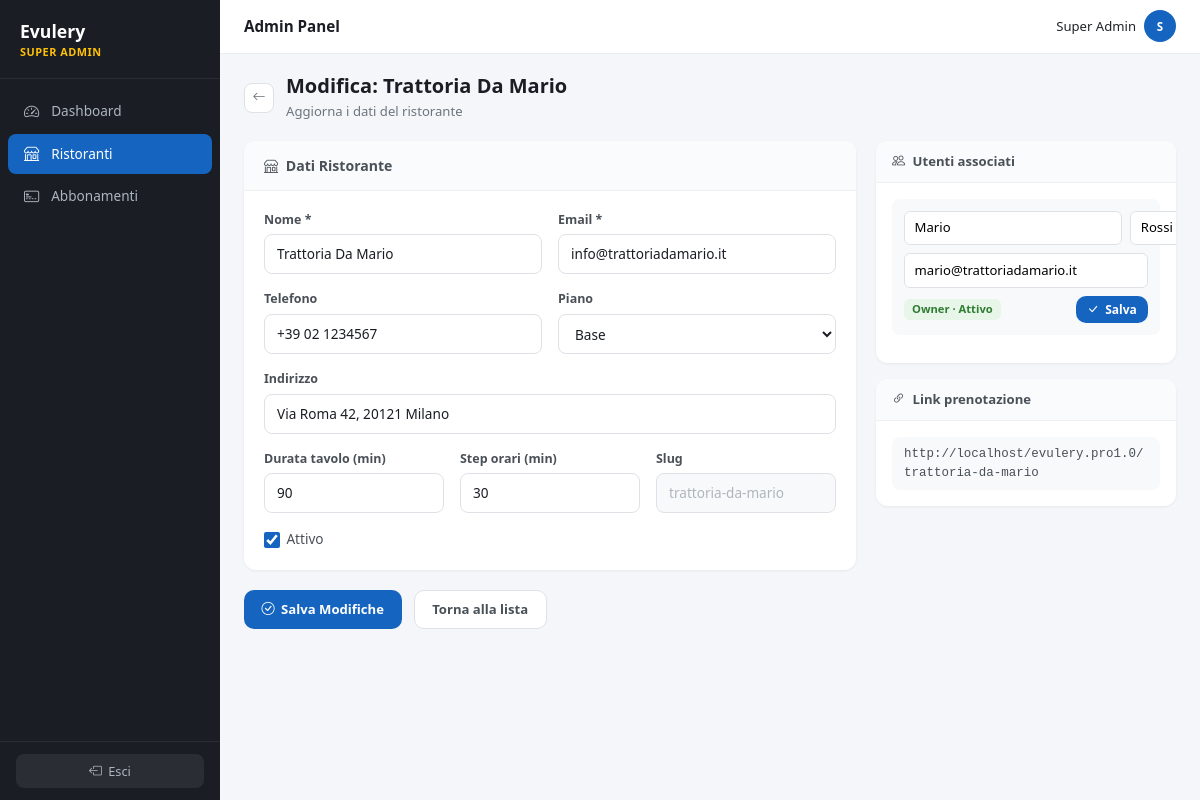
The page /admin/tenants/1/edit (signed in) on the database its author committed.
### tables this page shows
CREATE TABLE IF NOT EXISTS `tenants` (
    `id`                    INT UNSIGNED AUTO_INCREMENT PRIMARY KEY,
    `slug`                  VARCHAR(100) NOT NULL UNIQUE,
    `name`                  VARCHAR(255) NOT NULL,
    `email`                 VARCHAR(255) NOT NULL,
    `phone`                 VARCHAR(30) DEFAULT NULL,
    `address`               VARCHAR(500) DEFAULT NULL,
    `logo_url`              VARCHAR(500) DEFAULT NULL,
    `custom_domain`         VARCHAR(255) DEFAULT NULL UNIQUE,
    `domain_status`         ENUM('none','dns_pending','linked') NOT NULL DEFAULT 'none',
    `cname_target`          VARCHAR(255) DEFAULT NULL,
    `plan`                  ENUM('base','deposit','custom') NOT NULL DEFAULT 'base',
    `plan_price`            DECIMAL(8,2) NOT NULL DEFAULT 49.00,
    `stripe_account_id`     VARCHAR(255) DEFAULT NULL,
    `deposit_enabled`       TINYINT(1) NOT NULL DEFAULT 0,
    `deposit_amount`        DECIMAL(8,2) DEFAULT NULL,
    `cancellation_policy`   TEXT DEFAULT NULL,
    `table_duration`        INT UNSIGNED NOT NULL DEFAULT 90,
    `time_step`             INT UNSIGNED NOT NULL DEFAULT 30,
    `booking_advance_min`   INT UNSIGNED NOT NULL DEFAULT 0,
    `booking_advance_max`   INT UNSIGNED NOT NULL DEFAULT 60,
    `timezone`              VARCHAR(50) NOT NULL DEFAULT 'Europe/Rome',
    `is_active`             TINYINT(1) NOT NULL DEFAULT 0,
    `created_at`            DATETIME NOT NULL DEFAULT CURRENT_TIMESTAMP,
    `updated_at`            DATETIME NOT NULL DEFAULT CURRENT_TIMESTAMP ON UPDATE CURRENT_TIMESTAMP,

    INDEX `idx_slug` (`slug`),
    INDEX `idx_custom_domain` (`custom_domain`),
    INDEX `idx_is_active` (`is_active`)
);

CREATE TABLE IF NOT EXISTS `users` (
    `id`                INT UNSIGNED AUTO_INCREMENT PRIMARY KEY,
    `tenant_id`         INT UNSIGNED DEFAULT NULL,
    `email`             VARCHAR(255) NOT NULL UNIQUE,
    `password_hash`     VARCHAR(255) NOT NULL,
    `first_name`        VARCHAR(100) NOT NULL,
    `last_name`         VARCHAR(100) NOT NULL,
    `role`              ENUM('super_admin','owner','staff') NOT NULL DEFAULT 'owner',
    `is_active`         TINYINT(1) NOT NULL DEFAULT 1,
    `last_login_at`     DATETIME DEFAULT NULL,
    `created_at`        DATETIME NOT NULL DEFAULT CURRENT_TIMESTAMP,
    `updated_at`        DATETIME NOT NULL DEFAULT CURRENT_TIMESTAMP ON UPDATE CURRENT_TIMESTAMP,

    INDEX `idx_tenant_id` (`tenant_id`),
    INDEX `idx_email` (`email`),
    FOREIGN KEY (`tenant_id`) REFERENCES `tenants`(`id`) ON DELETE CASCADE
);

### app/Controllers/Admin/TenantsController.php (called while the page is built, shortened)
<?php
class TenantsController
{
    public function edit(Request $request): void
    {
        $id = (int)$request->param('id');
        $tenant = (new Tenant())->findById($id);
        $users = (new User())->findByTenant($id);
        view('admin/tenants/edit', [
            'title'      => 'Modifica Ristorante',
            'activeMenu' => 'tenants',
            'tenant'     => $tenant,
            'users'      => $users,
        ], 'admin');
    }
}

### app/Core/App.php (called while the page is built, shortened)
<?php
class App
{
    private Router $router;
    private Request $request;
    public function __construct()
    {
        $this->request = new Request();
        $this->router = new Router();
    }
    public function run(): void
    {
        $method = $this->request->method();
        $uri = $this->request->uri();
        $match = $this->router->resolve($method, $uri);
        $this->request->setParams($match['params']);
        [$controllerClass, $action] = $match['handler'];
        $controller = new $controllerClass();
        $controller->$action($this->request);
    }
}

### public/index.php (called while the page is built, shortened)
<?php
try {
    $app = new \App\Core\App();
    $app->boot();
    $app->run();
} catch (\Throwable $e) {
    app_log($e->getMessage() . ' in ' . $e->getFile() . ':' . $e->getLine(), 'error');
    \App\Core\Response::serverError($e->getMessage());
}

### app/Helpers/functions.php (called while the page is built, shortened)
<?php
function env(string $key, mixed $default = null): mixed
{
    return $_ENV[$key] ?? $default;
}
function url(string $path = ''): string
{
    $base = rtrim(env('APP_URL', ''), '/');
    return $base . '/' . ltrim($path, '/');
}
function e(?string $value): string
{
    return htmlspecialchars($value ?? '', ENT_QUOTES, 'UTF-8');
}

### config/database.php (called while the page is built)
<?php
return [
    'host' => env('DB_HOST', 'localhost'),
    'port' => env('DB_PORT', '3306'),
    'name' => env('DB_NAME', 'evulery_pro'),
    'user' => env('DB_USER', 'root'),
    'pass' => env('DB_PASS', ''),
];

### app/Core/Database.php (called while the page is built, shortened)
<?php
class Database
{
    private static ?PDO $instance = null;
    public static function connect(): PDO
    {
        if (self::$instance === null) {
            $config = require BASE_PATH . '/config/database.php';
            $dsn = sprintf(
                'mysql:host=%s;port=%s;dbname=%s;charset=utf8mb4',
                $config['host'],
                $config['port'],
                $config['name']
            );
            try {
                self::$instance = new PDO($dsn, $config['user'], $config['pass'], [
                    PDO::ATTR_ERRMODE            => PDO::ERRMODE_EXCEPTION,
                    PDO::ATTR_DEFAULT_FETCH_MODE  => PDO::FETCH_ASSOC,
                    PDO::ATTR_EMULATE_PREPARES    => false,
                    PDO::MYSQL_ATTR_INIT_COMMAND  => "SET NAMES utf8mb4 COLLATE utf8mb4_general_ci",
                ]);
            } catch (PDOException $e) {
                if (env('APP_DEBUG', false)) {
                    die('Database connection failed: ' . $e->getMessage());
                }
                die('Database connection failed.');
            }
        }
        return self::$instance;
    }
    public static function getInstance(): PDO
    {
        return self::connect();
    }
}

### app/Core/Request.php (called while the page is built, shortened)
<?php
class Request
{
    private array $params;
    public function __construct()
    {
        $this->params = [];
    }
    public function setParams(array $params): void
    {
        $this->params = $params;
    }
    public function param(string $key, mixed $default = null): mixed
    {
        return $this->params[$key] ?? $default;
    }
}

### app/Models/Tenant.php (called while the page is built, shortened)
<?php
class Tenant
{
    private PDO $db;
    public function __construct()
    {
        $this->db = Database::getInstance();
    }
    public function findById(int $id): ?array
    {
        $stmt = $this->db->prepare('SELECT * FROM tenants WHERE id = :id LIMIT 1');
        $stmt->execute(['id' => $id]);
        return $stmt->fetch() ?: null;
    }
}

### app/Models/User.php (called while the page is built, shortened)
<?php
class User
{
    private PDO $db;
    public function __construct()
    {
        $this->db = Database::getInstance();
    }
    public function findByTenant(int $tenantId): array
    {
        $stmt = $this->db->prepare('SELECT * FROM users WHERE tenant_id = :tenant_id ORDER BY created_at DESC');
        $stmt->execute(['tenant_id' => $tenantId]);
        return $stmt->fetchAll();
    }
}

### views/admin/tenants/edit.php (the view, shortened to what this page needs)
<div class="admin-page-header-left" style="margin-bottom:1.25rem;">
    <a href="<?= url('admin/tenants') ?>" class="adm-action" title="Torna alla lista">
        <i class="bi bi-arrow-left"></i>
    </a>
    <div>
        <h1 class="admin-page-title">Modifica: <?= e($tenant['name']) ?></h1>
        <p class="admin-page-sub" style="margin-bottom:0;">Aggiorna i dati del ristorante</p>
    </div>
</div>
<div class="adm-edit-grid">
    <div>
        <form method="POST" action="<?= url("admin/tenants/{$tenant['id']}") ?>">
            <div class="adm-card">
                <div class="adm-card-hdr">
                    <span class="adm-card-hdr-title"><i class="bi bi-shop me-1"></i> Dati Ristorante</span>
                </div>
                <div class="adm-card-body">
                    <div class="adm-form-row">
                        <div>
                            <label class="adm-form-label">Nome *</label>
                            <input type="text" class="adm-form-input" name="name" value="<?= e($tenant['name']) ?>" required>
                        </div>
                        <div>
                            <label class="adm-form-label">Email *</label>
                            <input type="email" class="adm-form-input" name="email" value="<?= e($tenant['email']) ?>" required>
                        </div>
                    </div>
                    <div class="adm-form-row">
                        <div>
                            <label class="adm-form-label">Telefono</label>
                            <input type="text" class="adm-form-input" name="phone" value="<?= e($tenant['phone'] ?? '') ?>">
                        </div>
                        <div>
                            <label class="adm-form-label">Piano</label>
                            <select class="adm-form-select" name="plan">
                                <option value="base" <?= $tenant['plan'] === 'base' ? 'selected' : '' ?>>Base</option>
                            </select>
                        </div>
                    </div>
                    <div class="adm-form-full">
                        <label class="adm-form-label">Indirizzo</label>
                        <input type="text" class="adm-form-input" name="address" value="<?= e($tenant['address'] ?? '') ?>">
                    </div>
                    <div class="adm-form-row-3">
                        <div>
                            <label class="adm-form-label">Durata tavolo (min)</label>
                            <input type="number" class="adm-form-input" name="table_duration" value="<?= (int)$tenant['table_duration'] ?>" min="30" step="15">
                        </div>
                        <div>
                            <label class="adm-form-label">Step orari (min)</label>
                            <input type="number" class="adm-form-input" name="time_step" value="<?= (int)$tenant['time_step'] ?>" min="15" step="15">
                        </div>
                        <div>
                            <label class="adm-form-label">Slug</label>
                            <input type="text" class="adm-form-input" value="<?= e($tenant['slug']) ?>" disabled>
                        </div>
                    </div>
                    <div class="adm-form-check">
                        <input type="checkbox" name="is_active" id="is_active" <?= $tenant['is_active'] ? 'checked' : '' ?>>
                        <label for="is_active">Attivo</label>
                    </div>
                </div>
            </div>
            <div style="display:flex;gap:.75rem;">
                <button type="submit" class="adm-btn adm-btn-primary">
                    <i class="bi bi-check-circle"></i> Salva Modifiche
                </button>
                <a href="<?= url('admin/tenants') ?>" class="adm-btn adm-btn-outline">Torna alla lista</a>
            </div>
        </form>
    </div>
    <div>
        <div class="adm-info-card">
            <div class="adm-info-hdr"><i class="bi bi-people me-1"></i> Utenti associati</div>
            <div class="adm-info-body">
                <?php if (empty($users)): ?>
                    <p style="color:#adb5bd;font-size:.82rem;margin:0;">Nessun utente.</p>
                <?php else: ?>
                    <?php foreach ($users as $u): ?>
                    <form method="POST" action="<?= url("admin/tenants/{$tenant['id']}/users/{$u['id']}") ?>" style="margin-bottom:.75rem;padding:.75rem;background:#f8f9fa;border-radius:8px;">
                        <div style="display:grid;grid-template-columns:1fr 1fr;gap:.5rem;margin-bottom:.5rem;">
                            <input type="text" name="first_name" value="<?= e($u['first_name']) ?>" placeholder="Nome"
                                   style="padding:.4rem .6rem;border:1px solid #dee2e6;border-radius:6px;font-size:.82rem;">
                            <input type="text" name="last_name" value="<?= e($u['last_name']) ?>" placeholder="Cognome"
                                   style="padding:.4rem .6rem;border:1px solid #dee2e6;border-radius:6px;font-size:.82rem;">
                        </div>
                        <div style="margin-bottom:.5rem;">
                            <input type="email" name="email" value="<?= e($u['email']) ?>" placeholder="Email"
                                   style="width:100%;padding:.4rem .6rem;border:1px solid #dee2e6;border-radius:6px;font-size:.82rem;">
                        </div>
                        <div style="display:flex;align-items:center;justify-content:space-between;">
                            <span class="adm-badge <?= $u['is_active'] ? 'adm-badge-active' : 'adm-badge-inactive' ?>" style="font-size:.7rem;">
                                <?= e(ucfirst($u['role'])) ?> &middot; <?= $u['is_active'] ? 'Attivo' : 'Inattivo' ?>
                            </span>
                            <button type="submit" class="adm-btn adm-btn-primary" style="padding:.3rem .7rem;font-size:.75rem;">
                                <i class="bi bi-check-lg"></i> Salva
                            </button>
                        </div>
                    </form>
                    <?php endforeach; ?>
                <?php endif; ?>
            </div>
        </div>
        <div class="adm-info-card">
            <div class="adm-info-hdr"><i class="bi bi-link-45deg me-1"></i> Link prenotazione</div>
            <div class="adm-info-body">
                <div class="adm-link-box"><?= e(url($tenant['slug'])) ?></div>
            </div>
        </div>
    </div>
</div>

### rows shown on the page
tenants: name "Trattoria Da Mario", email "info@trattoriadamario.it", phone "+39 02 1234567", plan "Base", address "Via Roma 42, 20121 Milano", table_duration "90", time_step "30", slug "trattoria-da-mario", is_active "☑", slug "http://localhost/evulery.pro1.0/trattoria-da-mario"
users: first_name "Mario", last_name "Rossi", email "mario@trattoriadamario.it", role "Owner", is_active "Attivo"

### other values the page prints
env('APP_NAME', 'Evulery') "Evulery"
auth()['name'] "Super Admin"
substr(auth()['name'] ?? 'A', 0, 1) "S"
